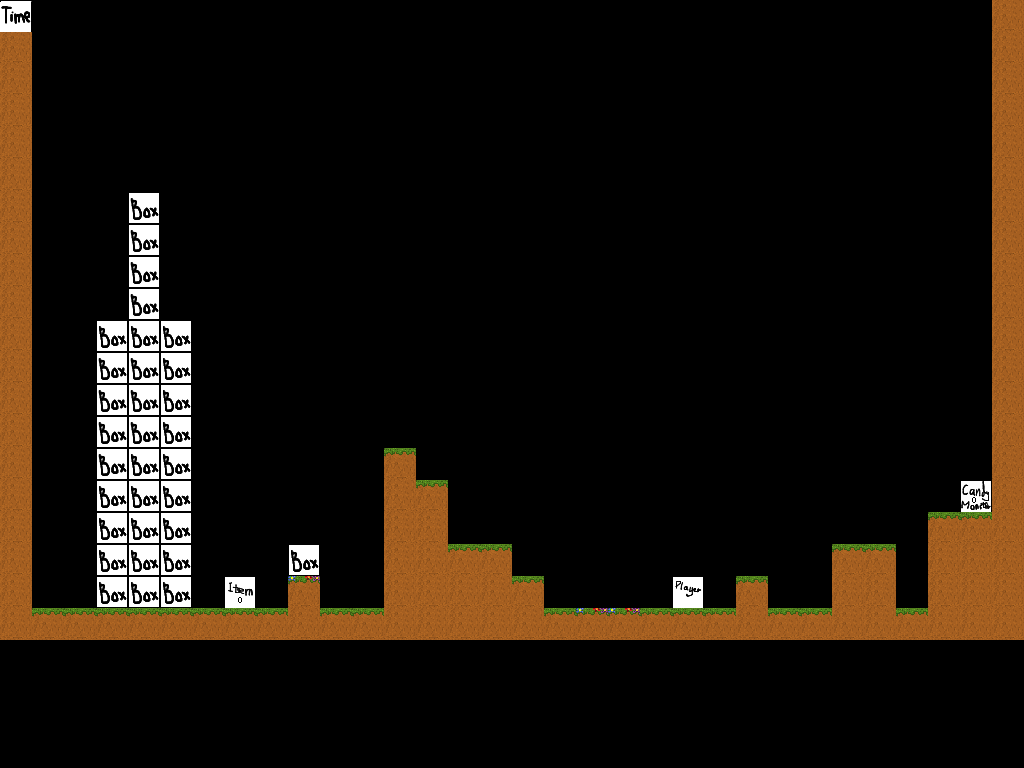

The image is a tile-based game level rendered from a .tmx file. Its description and source (layers, tilesets, objects; grid data summarised) follow:
An orthogonal 32x24 tile map with 32x32 px tiles, 3 tile layers (solids, data, position), 2 tilesets.

<map version="1.0" orientation="orthogonal" renderorder="right-down" width="32" height="24" tilewidth="32" tileheight="32" nextobjectid="1">
 <tileset firstgid="1" name="position32x32" tilewidth="32" tileheight="32" tilecount="12" columns="4">
  <image source="position32x32.png" width="128" height="97" />
  <tile id="0">
   <properties>
    <property name="candyNumber" value="0" />
    <property name="property" value="candyMonster" />
   </properties>
  </tile>
  <tile id="1">
   <properties>
    <property name="candyNumber" value="0" />
    <property name="property" value="item" />
   </properties>
  </tile>
  <tile id="2">
   <properties>
    <property name="candyNumber" value="3" />
    <property name="property" value="candyMonster" />
   </properties>
  </tile>
  <tile id="3">
   <properties>
    <property name="candyNumber" value="3" />
    <property name="property" value="item" />
   </properties>
  </tile>
  <tile id="4">
   <properties>
    <property name="candyNumber" value="1" />
    <property name="property" value="candyMonster" />
   </properties>
  </tile>
  <tile id="5">
   <properties>
    <property name="candyNumber" value="1" />
    <property name="property" value="item" />
   </properties>
  </tile>
  <tile id="6">
   <properties>
    <property name="property" value="moveableBox" />
   </properties>
  </tile>
  <tile id="7">
   <properties>
    <property name="time" value="40" />
   </properties>
  </tile>
  <tile id="8">
   <properties>
    <property name="candyNumber" value="2" />
    <property name="property" value="candyMonster" />
   </properties>
  </tile>
  <tile id="9">
   <properties>
    <property name="candyNumber" value="2" />
    <property name="property" value="item" />
   </properties>
  </tile>
  <tile id="10">
   <properties>
    <property name="property" value="player" />
   </properties>
  </tile>
  <tile id="11">
   <properties>
    <property name="property" value="spikes" />
   </properties>
  </tile>
 </tileset>
 <tileset firstgid="13" name="nya rutor" tilewidth="32" tileheight="32" tilecount="32" columns="4">
  <image source="JosRutor32x32.png" width="128" height="256" />
  <tile id="0">
   <properties>
    <property name="property" value="solidGround" />
   </properties>
  </tile>
  <tile id="1">
   <properties>
    <property name="property" value="solidGround" />
   </properties>
  </tile>
  <tile id="3">
   <properties>
    <property name="property" value="solidGround" />
   </properties>
  </tile>
  <tile id="4">
   <properties>
    <property name="property" value="spring" />
   </properties>
  </tile>
  <tile id="5">
   <properties>
    <property name="property" value="ice" />
   </properties>
  </tile>
  <tile id="8">
   <properties>
    <property name="property" value="iceSpring" />
   </properties>
  </tile>
  <tile id="14">
   <properties>
    <property name="property" value="solidGround" />
   </properties>
  </tile>
  <tile id="15">
   <properties>
    <property name="property" value="solidGround" />
   </properties>
  </tile>
  <tile id="16">
   <properties>
    <property name="property" value="ice" />
   </properties>
  </tile>
  <tile id="17">
   <properties>
    <property name="property" value="solidGround" />
   </properties>
  </tile>
  <tile id="19">
   <properties>
    <property name="property" value="solidGround" />
   </properties>
  </tile>
  <tile id="20">
   <properties>
    <property name="property" value="ice" />
   </properties>
  </tile>
  <tile id="21">
   <properties>
    <property name="property" value="solidGround" />
   </properties>
  </tile>
  <tile id="23">
   <properties>
    <property name="property" value="solidGround" />
   </properties>
  </tile>
 </tileset>
 <layer name="solids" width="32" height="24">
  <data>[768 cells, 224 non-empty, 5 distinct tile ids]</data>
 </layer>
 <layer name="data" width="32" height="24">
  <data>[768 cells, 1 non-empty, 1 distinct tile ids]</data>
 </layer>
 <layer name="position" width="32" height="24">
  <data>[768 cells, 35 non-empty, 5 distinct tile ids]</data>
 </layer>
</map>
